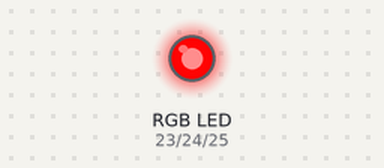
This program was run on a simulated Raspberry Pi (BCM pin numbers). Parts: an RGB LED mixed from three pins (HIGH = lit). Dim RGB values are drawn brighter than linear.

Above: at 0.05 s.
At 1.6 s:
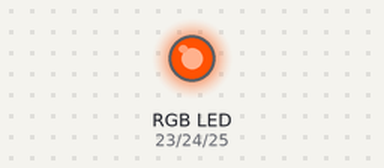
At 3.15 s:
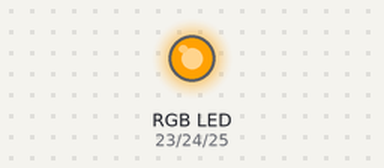
At 6.25 s:
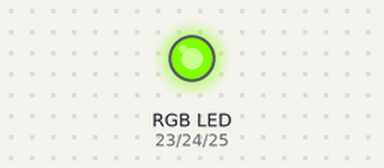
At 9.35 s:
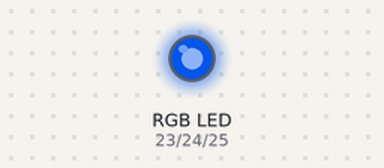
At 12.5 s:
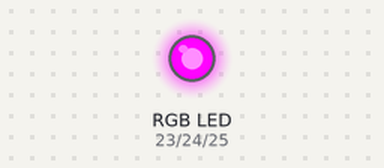
Timing chart, 0 to 16.3 s (numbered marks = the images above):
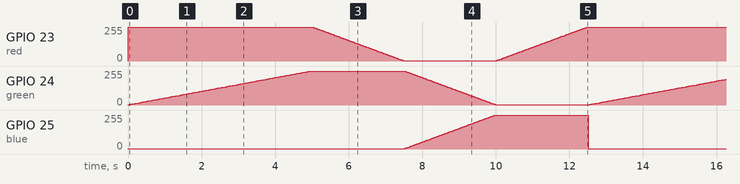

The program:

rgb_led.py
```python
import RPi.GPIO as GPIO
import time

GPIO.setmode(GPIO.BCM)
RUNNING = True
green = 24
red = 23
blue = 25
GPIO.setup(red, GPIO.OUT)
GPIO.setup(green, GPIO.OUT)
GPIO.setup(blue, GPIO.OUT)
Freq = 100
RED = GPIO.PWM(red, Freq)
GREEN = GPIO.PWM(green, Freq)
BLUE = GPIO.PWM(blue, Freq)

try:
    while RUNNING:
        #lighting up the pins. 100 means giving 100% to the pin
        RED.start(100)
        GREEN.start(1)
        BLUE.start(1)
        #For anode RGB LED users, if you want to start with RED too the only thing to be done is defining RED as one and GREEN and BLUE as 100.
        for x in range(1,101):
            #for changing the width of PWM, this command is used
            GREEN.ChangeDutyCycle(x)
            #for anode LED users, just change x with 101-x
            #and for delay time.sleep is used. You can chance the duration of the colors with changing the time from here
            time.sleep(0.05)
        for x in range(1,101):
            RED.ChangeDutyCycle(101-x)
            time.sleep(0.025)
        for x in range(1,101):
            GREEN.ChangeDutyCycle(101-x)
            BLUE.ChangeDutyCycle(x)
            time.sleep(0.025)
        for x in range(1,101):
            RED.ChangeDutyCycle(x)
            time.sleep(0.025)
except KeyboardInterrupt:
    #the purpose of this part is, when you interrupt the code, it will stop the while loop and turn off the pins, which means your LED won't light anymore
    RUNNING = False
    GPIO.cleanup()
```

Measured:
- by itself, GPIO 25 (blue): ramps from 3/255 to 255/255 and jumps back, once every 12.5 s
